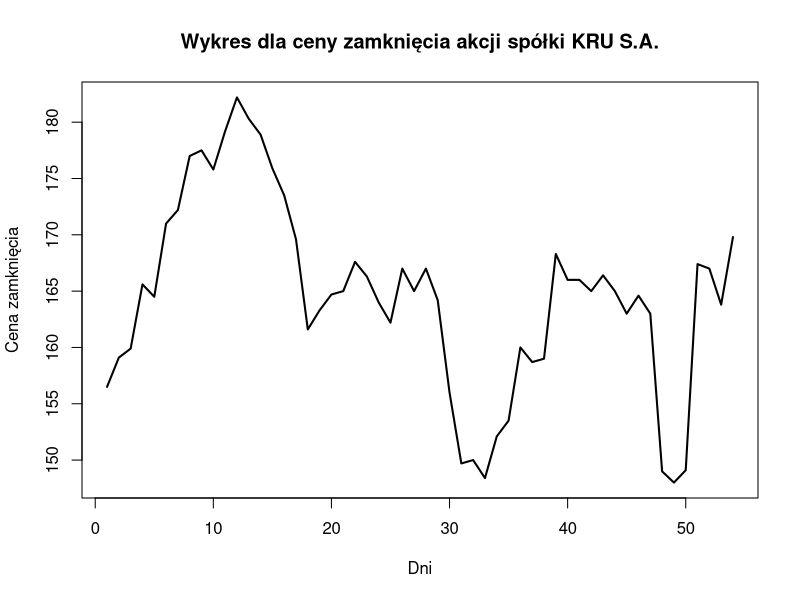
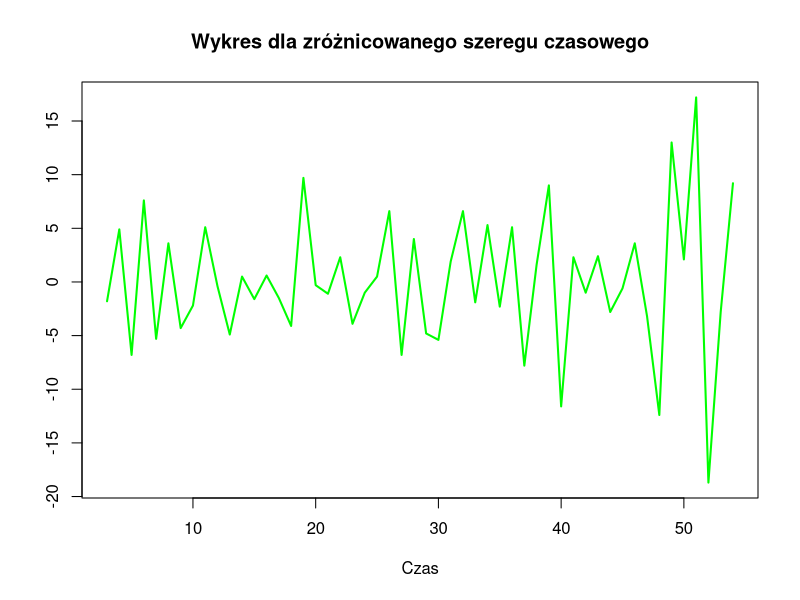
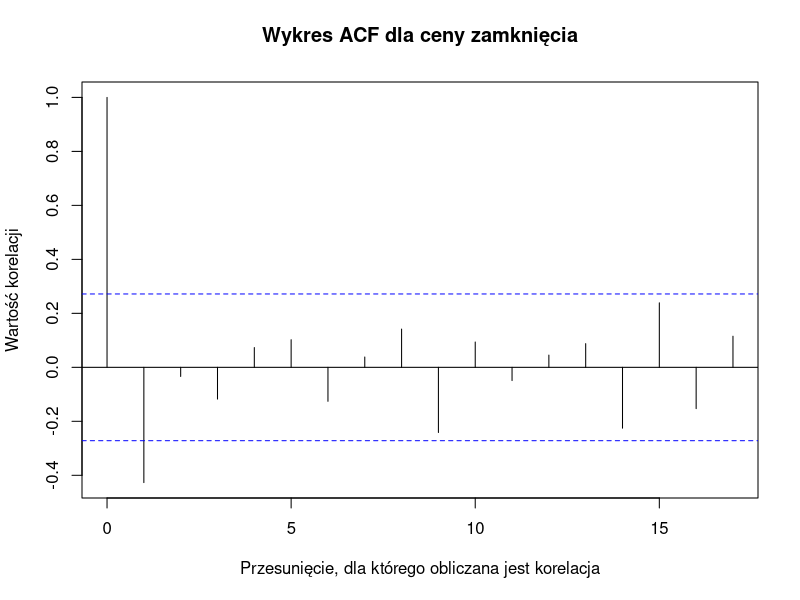
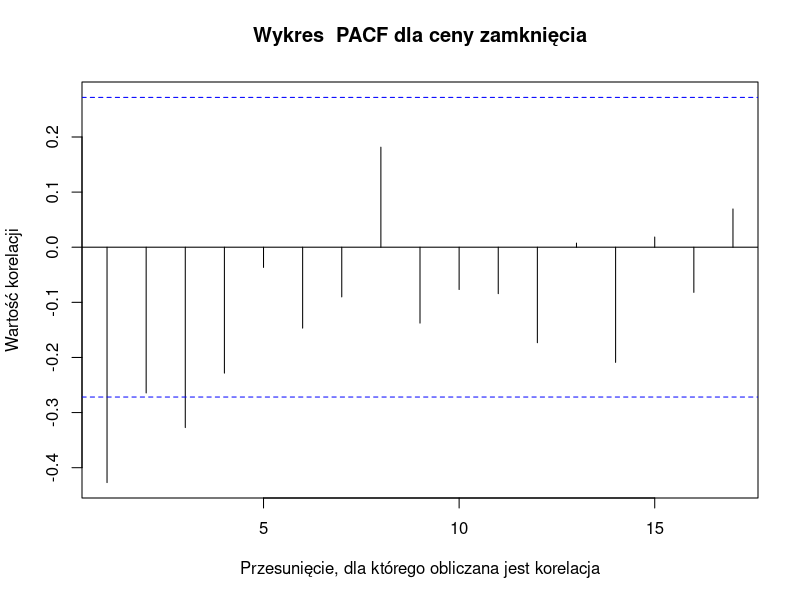
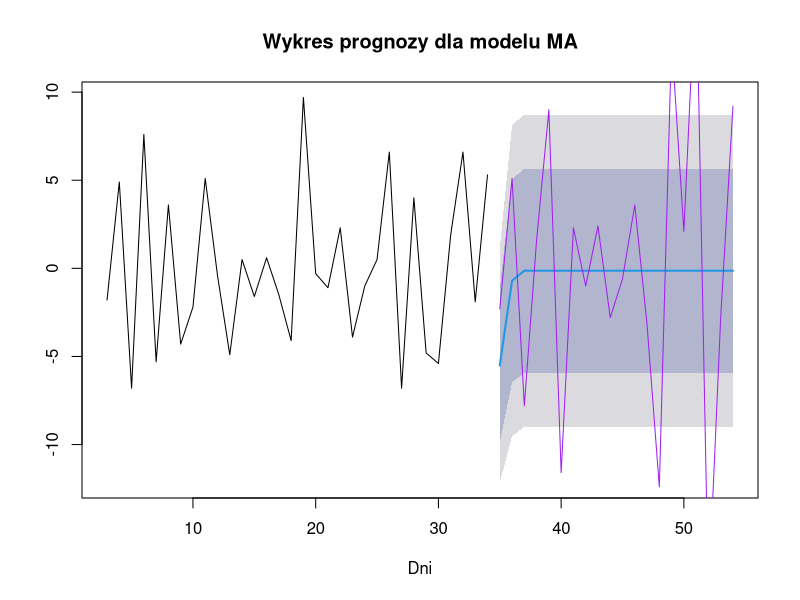
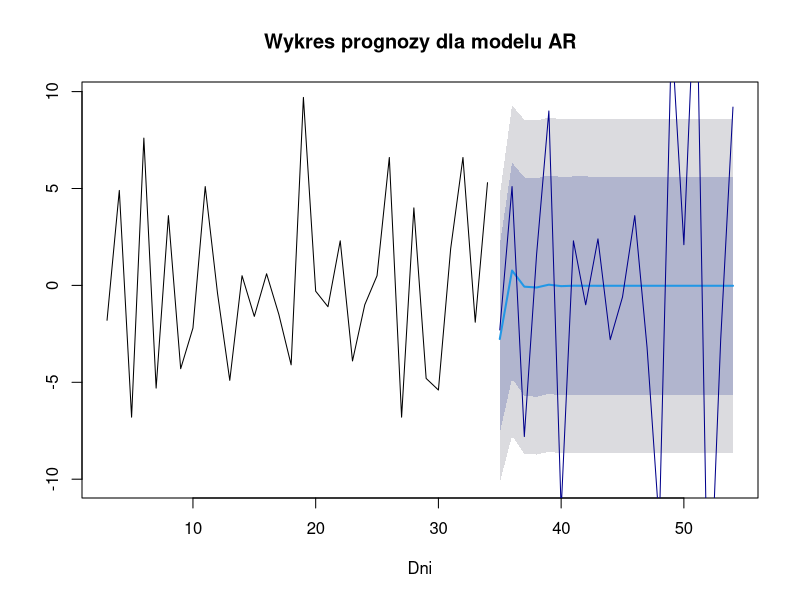
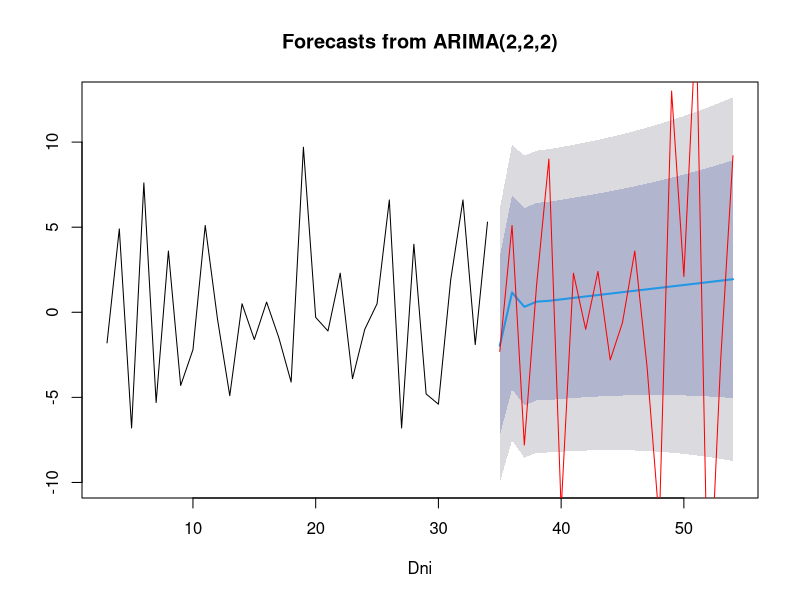

The R script that drew these images, in order:
## ---- chunk 1
#Wczytanie blibiotek
library(tseries)
library(forecast)
library(dplyr)
## ---- chunk 2
#Wczytanie danych
dane <- read.csv("Kielbik-kru_d.csv")[,1:5]
head(dane)

#Zamiana danych w szereg czasowy
szer_czas <- ts(dane$Zamkniecie , frequency = 1)
head(szer_czas)
## ---- chunk 3
plot(dane$Zamkniecie, 
     type = 'l', 
     lwd = "2",
     main = "Wykres dla ceny zamknięcia akcji spółki KRU S.A.",
     xlab = "Dni",
     ylab = "Cena zamknięcia")
## ---- chunk 4
adf1=adf.test(szer_czas)
adf1
## ---- chunk 5
adf2=adf.test(diff(szer_czas))
adf2
## ---- chunk 6
df3=diff(diff(szer_czas))
adf3=adf.test(df3)
adf3
## ---- chunk 7
plot(df3,
     type = "l",
     lwd = "2",
     main = "Wykres dla zróżnicowanego szeregu czasowego",
     col = "green",
     xlab = "Czas",
     ylab = "  ")
## ---- chunk 8
#Wykres ACF
acf(df3,
    main = "Wykres ACF dla ceny zamknięcia",
    xlab = "Przesunięcie, dla którego obliczana jest korelacja",
    ylab = "Wartość korelacji")

#Wykres PACF
pacf(df3,
     main = "Wykres  PACF dla ceny zamknięcia",
     xlab = "Przesunięcie, dla którego obliczana jest korelacja",
     ylab = "Wartość korelacji")
## ---- chunk 9
#Zbiór uczący
zb_ucz = window(df3,end = 34)

#Zbiór testowy
zb_test = window(df3, start = 35)
## ---- chunk 10
MA <- arima(zb_ucz, order = c(0,0,2))
summary(MA)
## ---- chunk 11
prognoza_MA = forecast(MA,h=length(zb_test))
prognoza_MA
## ---- chunk 12
plot(prognoza_MA,
     main= "Wykres prognozy dla modelu MA",
     xlab= "Dni")
lines(zb_test, col="purple")
## ---- chunk 13
AR <- arima(zb_ucz, order = c(2,0,0))
summary(AR)
## ---- chunk 14
prognoza_AR = forecast(AR,h=length(zb_test))
prognoza_AR
## ---- chunk 15
plot(prognoza_AR,
     main= "Wykres prognozy dla modelu AR",
     xlab= "Dni")
lines(zb_test, col="dark blue")
## ---- chunk 16
ARIMA <- arima(zb_ucz, order = c(2,2,2))
summary(ARIMA)
## ---- chunk 17
prognoza_ARIMA = forecast(ARIMA,h=length(zb_test))
prognoza_ARIMA
## ---- chunk 18
plot(prognoza_ARIMA,
     xlab= "Dni")
lines(zb_test, col="red")
## ---- chunk 19
#Model MA
bl_MA=mean(((prognoza_MA$mean - zb_test)^2))
bl_MA

#Model AR
bl_AR=mean(((prognoza_AR$mean - zb_test)^2))
bl_AR

#Model ARIMA
bl_ARIMA=mean(((prognoza_ARIMA$mean - zb_test)^2))
bl_ARIMA
